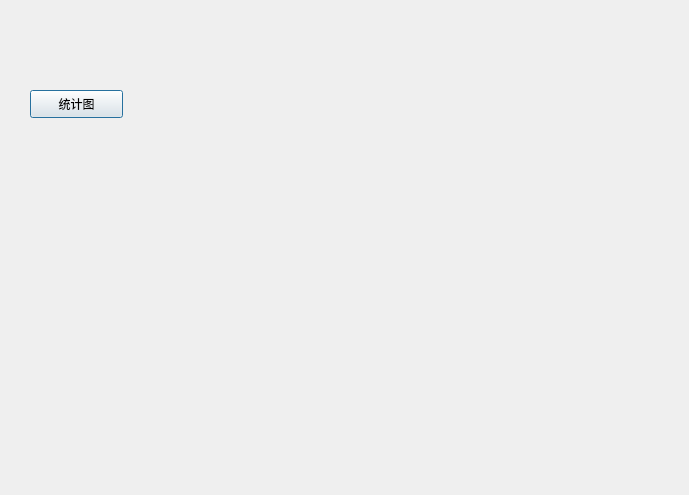
<?xml version="1.0" encoding="UTF-8"?>
<ui version="4.0">
 <class>tongji</class>
 <widget class="QDialog" name="tongji">
  <property name="geometry">
   <rect>
    <x>0</x>
    <y>0</y>
    <width>689</width>
    <height>495</height>
   </rect>
  </property>
  <property name="windowTitle">
   <string>Dialog</string>
  </property>
  <widget class="QPushButton" name="pushButton">
   <property name="geometry">
    <rect>
     <x>30</x>
     <y>90</y>
     <width>93</width>
     <height>28</height>
    </rect>
   </property>
   <property name="text">
    <string>统计图</string>
   </property>
  </widget>
  <widget class="QWidget" name="widget" native="true">
   <property name="geometry">
    <rect>
     <x>100</x>
     <y>140</y>
     <width>481</width>
     <height>311</height>
    </rect>
   </property>
  </widget>
 </widget>
 <resources/>
 <connections/>
</ui>
